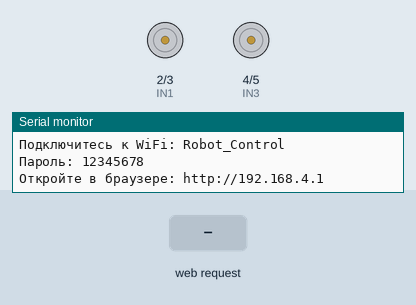
Simulated run of this sketch. Board: ESP32. Parts: motor-driver pin pairs drawn as motors (green arrow = first pin HIGH = forward, orange = second pin HIGH = backward, longer = more drive), the last lines printed to the serial monitor. Inputs (shaded band) come from the test bench.

Above: at 1.2 s.
1.3 s: HTTP request GET /control?cmd=forward received
At 1.9 s:
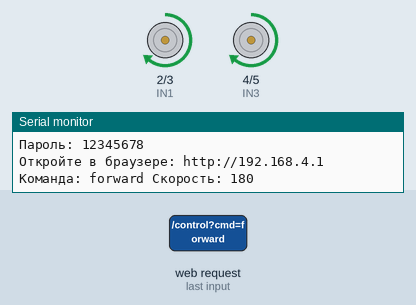
2.8 s: HTTP request GET /control?cmd=backward received
At 3.1 s:
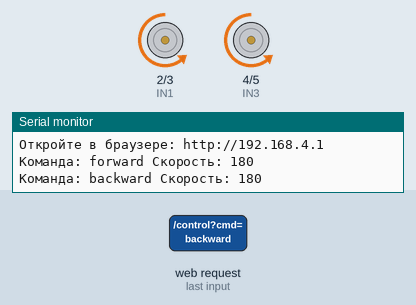
4.3 s: HTTP request GET /control?cmd=left received
At 5.4 s:
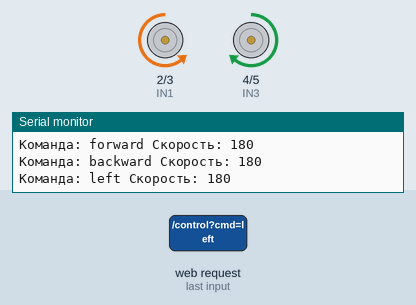
5.8 s: HTTP request GET /control?cmd=right received
At 6.6 s:
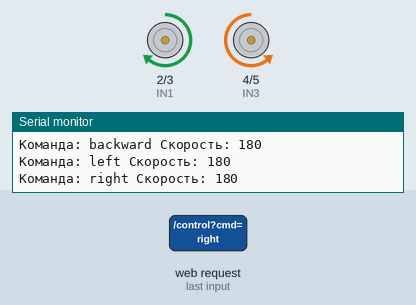
Timing chart, 0 to 8.3 s (numbered marks = the images above; inputs shaded):
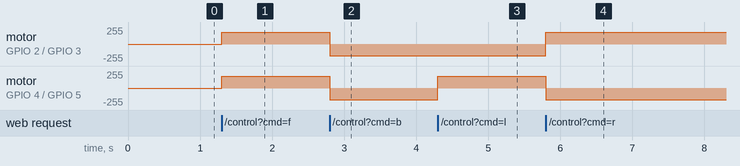

The sketch:

sumo_TKR_esp32.ino
```cpp
#include <WiFi.h>
#include <WebServer.h>


const char* ssid = "Robot_Control";
const char* password = "12345678";


const int IN1 = 2;  // Левый мотор
const int IN2 = 3;
const int IN3 = 4;  // Правый мотор
const int IN4 = 5;

// PWM настройки
const int freq = 5000;
const int resolution = 8;

WebServer server(80);


const char index_html[] PROGMEM = R"rawliteral(
<!DOCTYPE HTML>
<html>
<head>
  <meta name="viewport" content="width=device-width, initial-scale=1">
  <meta charset="UTF-8">
  <style>
    body {
      font-family: Arial;
      text-align: center;
      margin: 0;
      padding: 20px;
      background: linear-gradient(135deg, #667eea 0%, #764ba2 100%);
    }
    h1 { color: white; }
    .controls {
      display: grid;
      grid-template-columns: repeat(3, 100px);
      gap: 10px;
      justify-content: center;
      margin: 20px auto;
    }
    button {
      width: 100px;
      height: 100px;
      font-size: 30px;
      border: none;
      border-radius: 15px;
      background: white;
      box-shadow: 0 4px 6px rgba(0,0,0,0.1);
      cursor: pointer;
      user-select: none;
      -webkit-user-select: none;
    }
    button:active {
      background: #4CAF50;
      transform: scale(0.95);
    }
    .empty { visibility: hidden; }
    .speed-control {
      margin: 20px;
      color: white;
    }
    input[type="range"] {
      width: 200px;
    }
    #speedValue {
      font-size: 24px;
      color: white;
    }
  </style>
</head>
<body>
  <h1>🤖 Управление роботом</h1>

  <div class="speed-control">
    <label>Скорость: <span id="speedValue">70</span>%</label><br>
    <input type="range" id="speed" min="30" max="100" value="70" oninput="updateSpeed(this.value)">
  </div>

  <div class="controls">
    <button class="empty"></button>
    <button ontouchstart="sendCommand('forward')" ontouchend="sendCommand('stop')"
            onmousedown="sendCommand('forward')" onmouseup="sendCommand('stop')">⬆️</button>
    <button class="empty"></button>

    <button ontouchstart="sendCommand('left')" ontouchend="sendCommand('stop')"
            onmousedown="sendCommand('left')" onmouseup="sendCommand('stop')">⬅️</button>
    <button ontouchstart="sendCommand('stop')" ontouchend="sendCommand('stop')"
            onmousedown="sendCommand('stop')" onmouseup="sendCommand('stop')">⏹️</button>
    <button ontouchstart="sendCommand('right')" ontouchend="sendCommand('stop')"
            onmousedown="sendCommand('right')" onmouseup="sendCommand('stop')">➡️</button>

    <button class="empty"></button>
    <button ontouchstart="sendCommand('backward')" ontouchend="sendCommand('stop')"
            onmousedown="sendCommand('backward')" onmouseup="sendCommand('stop')">⬇️</button>
    <button class="empty"></button>
  </div>

  <script>
    let currentSpeed = 70;

    function sendCommand(cmd) {
      fetch('/control?cmd=' + cmd + '&speed=' + currentSpeed);
    }

    function updateSpeed(value) {
      currentSpeed = value;
      document.getElementById('speedValue').innerText = value;
    }

    // Предотвращаем зум на мобильных
    document.addEventListener('touchstart', function(e) {
      if (e.touches.length > 1) {
        e.preventDefault();
      }
    });
  </script>
</body>
</html>
)rawliteral";

int motorSpeed = 180;

void setup() {
  Serial.begin(115200);


  ledcAttach(IN1, freq, resolution);
  ledcAttach(IN2, freq, resolution);
  ledcAttach(IN3, freq, resolution);
  ledcAttach(IN4, freq, resolution);


  WiFi.softAP(ssid, password);

  IPAddress IP = WiFi.softAPIP();
  Serial.print("AP IP адрес: ");
  Serial.println(IP);


  server.on("/", handleRoot);
  server.on("/control", handleControl);

  server.begin();
  Serial.println("Сервер запущен!");
  Serial.println("Подключитесь к WiFi: " + String(ssid));
  Serial.println("Пароль: " + String(password));
  Serial.println("Откройте в браузере: http://192.168.4.1");

  stopMotors();
}

void loop() {
  server.handleClient();
}

void handleRoot() {
  server.send(200, "text/html", index_html);
}

void handleControl() {
  String cmd = server.arg("cmd");
  String speedStr = server.arg("speed");

  if (speedStr.length() > 0) {
    int speedPercent = speedStr.toInt();
    motorSpeed = map(speedPercent, 0, 100, 0, 255);
  }

  Serial.println("Команда: " + cmd + " Скорость: " + motorSpeed);

  if (cmd == "forward") {
    forward();
  } else if (cmd == "backward") {
    backward();
  } else if (cmd == "left") {
    turnLeft();
  } else if (cmd == "right") {
    turnRight();
  } else {
    stopMotors();
  }

  server.send(200, "text/plain", "OK");
}


void forward() {
  ledcWrite(IN1, motorSpeed);
  ledcWrite(IN2, 0);
  ledcWrite(IN3, motorSpeed);
  ledcWrite(IN4, 0);
}

void backward() {
  ledcWrite(IN1, 0);
  ledcWrite(IN2, motorSpeed);
  ledcWrite(IN3, 0);
  ledcWrite(IN4, motorSpeed);
}

void turnLeft() {
  ledcWrite(IN1, 0);
  ledcWrite(IN2, motorSpeed);
  ledcWrite(IN3, motorSpeed);
  ledcWrite(IN4, 0);
}

void turnRight() {
  ledcWrite(IN1, motorSpeed);
  ledcWrite(IN2, 0);
  ledcWrite(IN3, 0);
  ledcWrite(IN4, motorSpeed);
}

void stopMotors() {
  ledcWrite(IN1, 0);
  ledcWrite(IN2, 0);
  ledcWrite(IN3, 0);
  ledcWrite(IN4, 0);
}
```

Measured:
- after the input at 1.3 s, motor on GPIO 2 (IN1) / GPIO 3 (IN2), motor on GPIO 4 (IN3) / GPIO 5 (IN4): stopped → forward 179/255 at once
- after the input at 2.8 s, motor on GPIO 2 (IN1) / GPIO 3 (IN2), motor on GPIO 4 (IN3) / GPIO 5 (IN4): forward 179/255 → backward 179/255 at once
- after the input at 4.3 s, motor on GPIO 4 (IN3) / GPIO 5 (IN4): backward 179/255 → forward 179/255 at once
- after the input at 5.8 s, motor on GPIO 2 (IN1) / GPIO 3 (IN2): backward 179/255 → forward 179/255 at once; motor on GPIO 4 (IN3) / GPIO 5 (IN4): forward 179/255 → backward 179/255 at once
